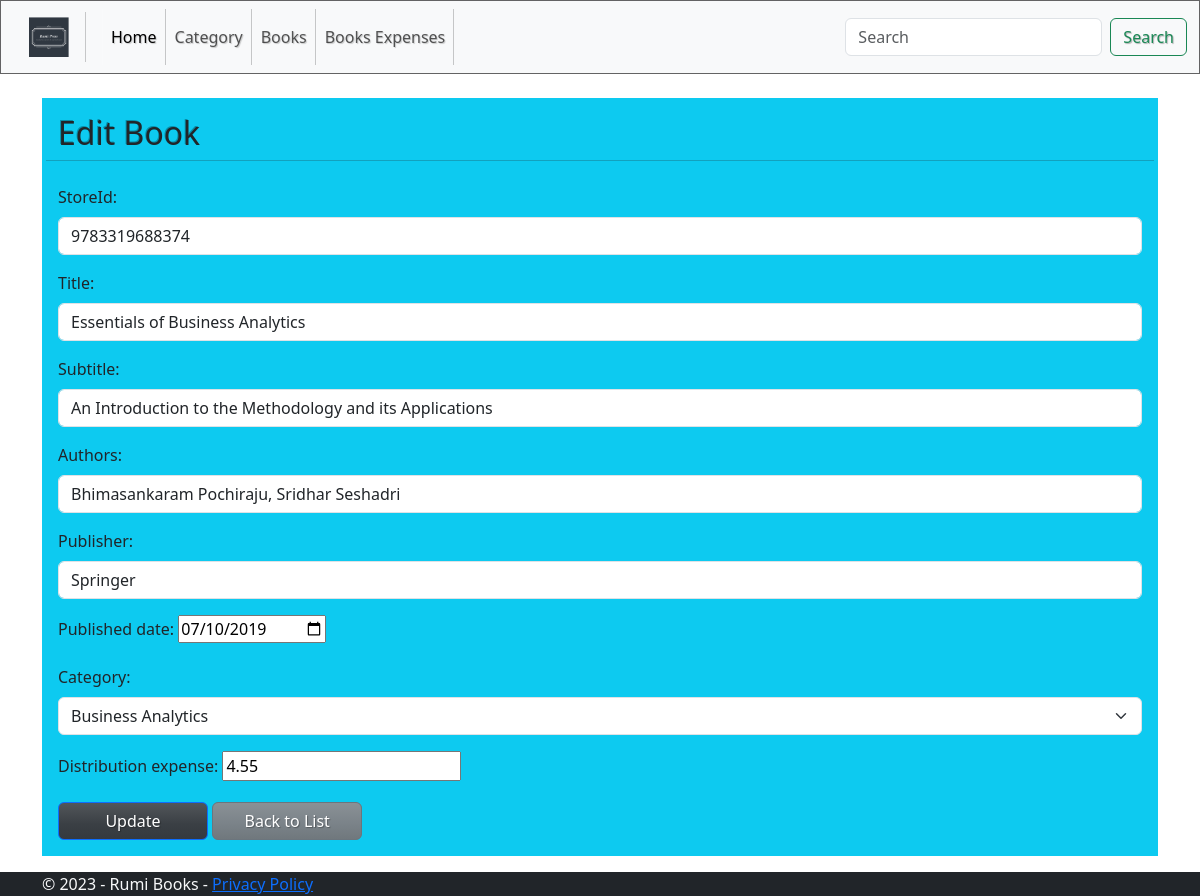
The app's page /books/update/1/ with its own data.
### rumi_app/models.py (models this page shows, shortened)
class Book(models.Model):
    storeId = models.CharField(max_length=50, db_index=True)
    title = models.CharField(max_length=255, db_index=True)
    subtitle = models.CharField(max_length=255, db_index=True, null=True, blank=True)
    authors = models.CharField(max_length=255, db_index=True)
    publisher = models.CharField(max_length=255, db_index=True)
    published_date = models.DateField()
    category = models.ForeignKey(Category, on_delete=models.CASCADE)
    distribution_expense = models.DecimalField(max_digits=5, decimal_places=2)

### rumi_app/views.py (the view, shortened to what this page needs)
# urls.py: path('books/update/<int:pk>/', BookUpdateView.as_view(), name='book_update'),
class BookUpdateView(UpdateView):
    model = Book
    form_class = BookForm
    template_name = 'book/book_form.html'
    success_url = reverse_lazy('book_list')

### rumi_app/forms.py (shortened to what this page needs)
class BookForm(ModelForm):
    class Meta:
        model = Book
        fields = ['storeId', 'title', 'subtitle', 'authors', 'publisher', 'published_date', 'category', 'distribution_expense']
        widgets = {
            'published_date': DateInput(attrs={'type': 'date', 'format': '%Y-%m-%d'}),
        }
    def __init__(self, *args, **kwargs):
        super(BookForm, self).__init__(*args, **kwargs)
        self.fields['category'] = ModelChoiceField(queryset=Category.objects.all())

### rumi_app/models.py (called while the page is built)
    def __str__(self) -> str:
        return self.name

### templates/book/book_form.html (shortened to what this page needs)
{% extends 'base.html' %}
{% block content %}
<form method="post" novalidate class="bg-info">
  <div class="container p-3 mt-4">
    <div class="row pb-2">
      <h2>{% if form.instance.pk %}Edit Book{% else %}Create Book{% endif %}</h2>
      <hr />
    </div>
    <div class="mb-3">
      <label for="{{ form.storeId.id_for_label }}" class="form-label">{{ form.storeId.label_tag }}</label>
      {{ form.storeId }}
    </div>
    <div class="mb-3">
      <label for="{{ form.title.id_for_label }}" class="form-label">{{ form.title.label_tag }}</label>
      {{ form.title }}
    </div>
    <div class="mb-3">
      <label for="{{ form.subtitle.id_for_label }}" class="form-label">{{ form.subtitle.label_tag }}</label>
      {{ form.subtitle }}
    </div>
    <div class="mb-3">
      <label for="{{ form.authors.id_for_label }}" class="form-label">{{ form.authors.label_tag }}</label>
      {{ form.authors }}
    </div>
    <div class="mb-3">
      <label for="{{ form.publisher.id_for_label }}" class="form-label"> {{ form.publisher.label_tag }}</label>
      {{ form.publisher }}
    </div>
    <div class="mb-3">
      <label for="{{ form.published_date.id_for_label }}" class="form-label">                      {{ form.published_date.label_tag}}</label>
      {{ form.published_date }}
    </div>
    <div class="mb-3">
      <label for="{{ form.category.id_for_label }}" class="form-label">{{ form.category.label_tag }}</label>
      {{ form.category }}
    </div>
    <div class="mb-3">
      <label for="{{ form.distribution_expense.id_for_label }}" class="form-label">                 {{form.distribution_expense.label_tag }}</label>
      {{ form.distribution_expense }}
    </div>
    <button type="submit" class="btn btn-primary" style="width:150px">
      {% if form.instance.pk %} Update {% else %} Create {% endif %}
    </button>
    <a href="{% url 'book_list' %}" class="btn btn-secondary" style="width:150px">Back to List</a>
  </div>
</form>
{% endblock %}

### static/css/style.css (style rules this page uses)
html { font-size: 14px; }
@media (min-width: 768px) { html { font-size: 16px; } }
body { margin-bottom: 60px; display: flex; flex-direction: column; min-height: 100vh; }

### records on screen
Book: storeId "9783319688374", title "Essentials of Business Analytics", subtitle "An Introduction to the Methodology and its Applications", authors "Bhimasankaram Pochiraju, Sridhar Seshadri", publisher "Springer", published_date "07/10/2019", category "Business Analytics", distribution_expense "4.55"
